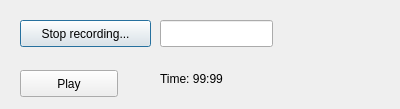
<?xml version="1.0" encoding="UTF-8"?>
<ui version="4.0">
 <class>RecordDialog</class>
 <widget class="QDialog" name="RecordDialog">
  <property name="geometry">
   <rect>
    <x>0</x>
    <y>0</y>
    <width>400</width>
    <height>109</height>
   </rect>
  </property>
  <property name="windowTitle">
   <string>Record</string>
  </property>
  <widget class="QPushButton" name="recordNStopButton">
   <property name="geometry">
    <rect>
     <x>20</x>
     <y>20</y>
     <width>131</width>
     <height>27</height>
    </rect>
   </property>
   <property name="text">
    <string>Stop recording...</string>
   </property>
   <property name="checkable">
    <bool>true</bool>
   </property>
  </widget>
  <widget class="QPushButton" name="playButton">
   <property name="geometry">
    <rect>
     <x>20</x>
     <y>70</y>
     <width>98</width>
     <height>27</height>
    </rect>
   </property>
   <property name="text">
    <string>Play</string>
   </property>
   <property name="checkable">
    <bool>true</bool>
   </property>
  </widget>
  <widget class="QLabel" name="timeLabel">
   <property name="geometry">
    <rect>
     <x>160</x>
     <y>70</y>
     <width>91</width>
     <height>17</height>
    </rect>
   </property>
   <property name="text">
    <string>Time: 99:99</string>
   </property>
  </widget>
  <widget class="QLineEdit" name="fileNameLineEdit">
   <property name="geometry">
    <rect>
     <x>160</x>
     <y>20</y>
     <width>113</width>
     <height>27</height>
    </rect>
   </property>
  </widget>
 </widget>
 <resources/>
 <connections/>
</ui>
